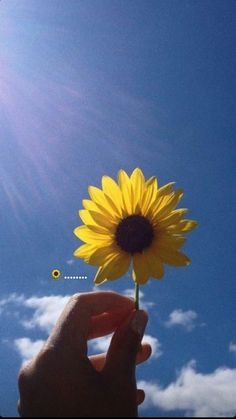
#> input picture trash/photo.jpeg, 236 x 419 px
$ python -i untitled1.py   (imports and definitions only)
#> lines starting #> are read from the running program, lines starting #| are printed output that depends on the picture; after the words box and inside, x2 and y2 are one past the last pixel; in counts of white or black regions, pixels touching at a corner belong together
#> further down, picture is the input picture: shape (419, 236, 3); mean B, G, R 134.9, 104.6, 90
import cv2
import matplotlib.pyplot as plt
import numpy as np
from scipy.interpolate import splprep, splev
from untitled2 import Mirror_Symmetry_detection
import random

# [9 lines left out: function read_csv, not called in this run]

def detect_harris_corners(image, thresh_ratio=0.1):
#> called with thresh_ratio = 0.1
    gray = cv2.cvtColor(image, cv2.COLOR_BGR2GRAY)
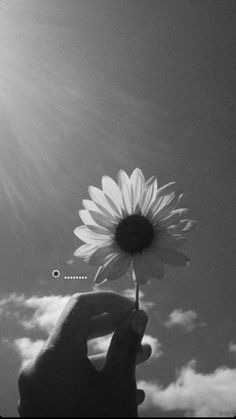
#> gray: shape (419, 236); min 0, max 251, mean 103.7
    gray = np.float32(gray)

    dst = cv2.cornerHarris(gray, 2, 3, 0.04)
    dst = cv2.dilate(dst, None)
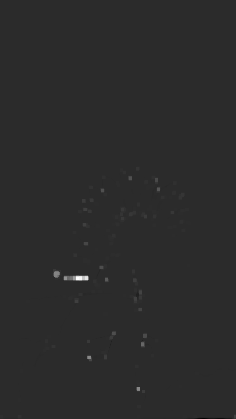
#> dst: shape (419, 236) float32; min -6222712.5, max 30558710, mean 51668.3; drawn with min black and max white
    thresh = thresh_ratio * dst.max()
#> thresh = 3055871

    corner_image = np.copy(image)
    points_with_values = []
    for j in range(dst.shape[0]):
        for i in range(dst.shape[1]):
            if dst[j, i] > thresh:
                points_with_values.append((dst[j, i], (i, j)))
#> after the loop, points_with_values = 358 items

    points_with_values.sort(reverse=True, key=lambda x: x[0])
    top_points = [point[1] for point in points_with_values[:20]]
#> top_points = [(76, 277), (77, 277), (78, 277), (76, 278), (77, 278), (78, 278), (76, 279), (77, 279), (78, 279), (79, 277), (80, 277), (81, 277), (79, 278), (80, 278), (81, 278), (79, 279), (80, 279), (81, 279), (79, 276), (80, 276)]

    for i, j in top_points:
        cv2.circle(corner_image, (i, j), 1, (0, 255, 0), 1)
#> this loop made 20 passes
#> corner_image: shape (419, 236, 3); 0.04% of pixels changed, all inside (x1, y1, x2, y2) = (75, 275, 83, 281)

    return top_points, corner_image

# [81 lines left out: functions draw_spline_curve, detecting_mirrorLine, not called in this run]

def main():
    detecting_mirrorLine('.csv', "butterfly with Mirror Line", show_detail=True)

# [2 lines not run here, left out]

>>> import cv2
>>> picture = cv2.imread('trash/photo.jpeg')
>>> result = detect_harris_corners(picture)
